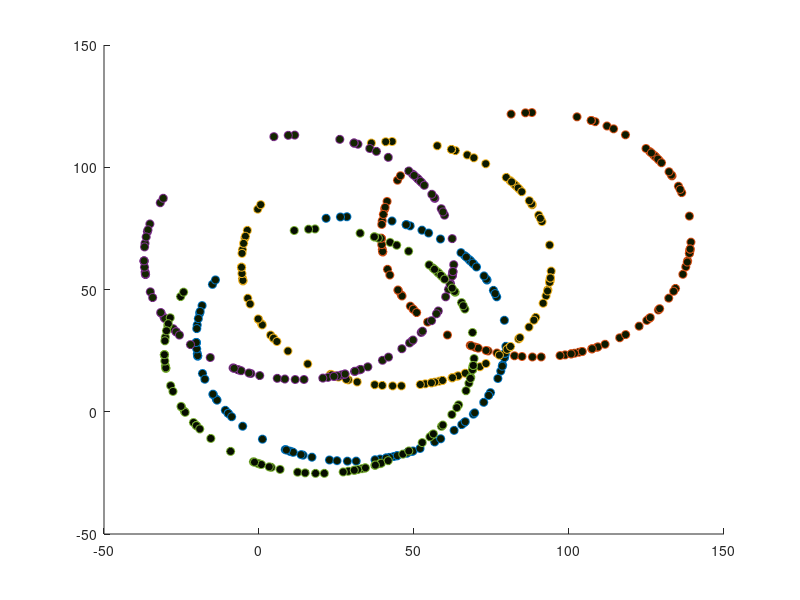

MATLAB code to generate this figure: (Note: this script raises an error after producing the figure.)
%% Load Input

num_circle=5; %number of circles 
num_points = 100; %number of points for in given circle
s=5;% number of segnments that we will initially cluster
r=50; %radius is fixed for all circles, my be changed
angles = 2*pi*rand(1,num_points); %anglular poistion of a point in a circle
%Dimension=2; % NUmber of dimension
data = [];
for i=1:num_circle
  cx= rand*100;  %a random x center coordinate
  cy= rand*100;  %a random y center coordinate
  x=r*cos(angles)+cx;  %parametric equation of a circle
  y=r*sin(angles)+cy;
  c=(randi([1, s]))/10; 
  color=c.*[0.25,0.5,0];
  temp = [x;y];
  data = [data, temp];
  scatter(x,y,'MarkerFaceColor',color);
  hold on;
end

clearvars x y temp cx cy color c angles r s i;

data =data'; % This is my data matrix

%% Set uniform column sampling
% Initialise clusters
%N = m*num_points;
N=500;
K = 5; % Number of clusters
cluster = randi([1 K],1,N);
cluster=cluster'; % This is my uniform random sampling
%% While loop 
n = 5; % Number of points to build model
error = 1000;
T =100; % number of column of P matrix (1<= T <= Nc)
while error>=1000
    for t = 1:1
        r =randi([1,K],1,1);
        i = cluster==r;
        I = find(i==1);
        I=I(1:n); % Choosing first n points from 
        % Make a model on these n points
        points = data(I,:); % n points from data which will make my model
        points = points';
        [cx,cy,r,error] = circFit(points); % This is the circulur fit.
        pj=zeros(N,1);
        for iter = 1:N % Calculating Pj vector here
            temp=sum(I==iter)
            
            if temp==0
                x = data(iter,1);
                y = data(iter,2);
                X = [x,y;cx,cy];
                d = pdist(X,'euclidean');
                err = abs(d-r); 
                sigma = 10;
                pj(iter) = exp(-err/sigma);
            end
        end
        
        clearvars x y X d sigma err;
        
        
        
        
        
        error=error-1;
    
    end
end
